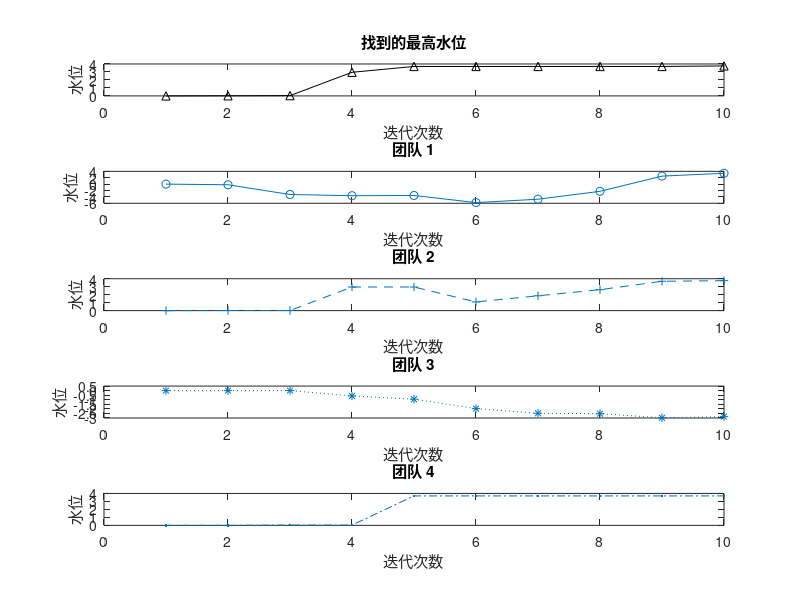
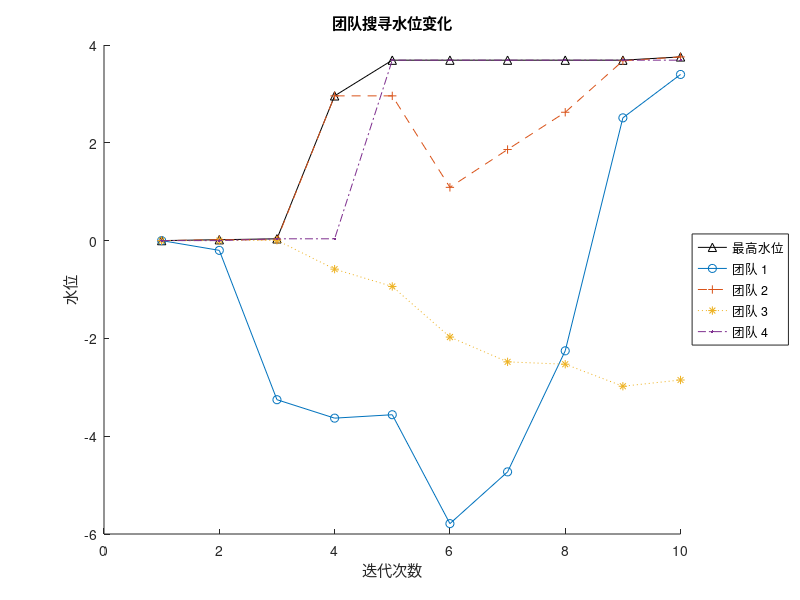

Recreate these plots in MATLAB, in order.
% 初始化
num_iterations = 10;  % 迭代次数
num_teams = 4;  % 团队数
pset = zeros(num_iterations, num_teams, 2);  % 粒子集
pset(1, :, :) = [3 -3; 3 3; -3 3; -3 -3];  % 初始位置
water_level = zeros(num_iterations, num_teams);  % 水位

% 计算初始水位
for i = 1:num_teams
    water_level(1, i) = peaks(pset(1, i, 1), pset(1, i, 2));
end

% 初始个体最优和全局最优
pbest = squeeze(pset(1, :, :));
gbest_idx = find(water_level(1, :) == max(water_level(1, :)), 1);
gbest = pbest(gbest_idx, :);

c1 = 0.5;  % 参数c1
c2 = 0.7;  % 参数c2

% 迭代
for t = 2:num_iterations
    for n = 1:num_teams
        % 更新位置
        for v = 1:2
            r1 = rand();  % 随机数r1
            r2 = rand();  % 随机数r2
            pset(t, n, v) = pset(t-1, n, v) + c1 * r1 * (pbest(n, v) - pset(t-1, n, v)) + c2 * r2 * (gbest(v) - pset(t-1, n, v));
        end
        % 计算水位
        water_level(t, n) = peaks(pset(t, n, 1), pset(t, n, 2));
        % 更新个体最优
        if water_level(t, n) > water_level(t-1, n)
            pbest(n, :) = squeeze(pset(t, n, :));
        end
    end
    % 更新全局最优
    gbest_idx = find(water_level(t, :) == max(water_level(t, :)), 1);
    gbest = pbest(gbest_idx, :);
end

% 线条和标记样式
line_styles = {'-', '--', ':', '-.'};
marker_styles = {'o', '+', '*', '.'};

% 绘图
figure; % 5个子图
subplot(num_teams+1, 1, 1);
plot(max(water_level, [], 2), 'k-^');
title('找到的最高水位');
xlabel('迭代次数');
ylabel('水位');
for i = 1:num_teams
    subplot(num_teams+1, 1, i+1);
    plot(water_level(:, i), line_styles{i}, 'Marker', marker_styles{i});
    title(['团队 ', num2str(i)]);
    xlabel('迭代次数');
    ylabel('水位');
end

figure; % 合成图
hold on;
plot(max(water_level, [], 2), 'k-^', 'DisplayName','最高水位');
for i = 1:num_teams
    plot(water_level(:, i), line_styles{i}, 'Marker', marker_styles{i}, 'DisplayName',['团队 ', num2str(i)]);
end
title('团队搜寻水位变化');
xlabel('迭代次数');
ylabel('水位');
legend('Location','eastoutside'); % 显示图例，并放到图形的外右边
hold off;
